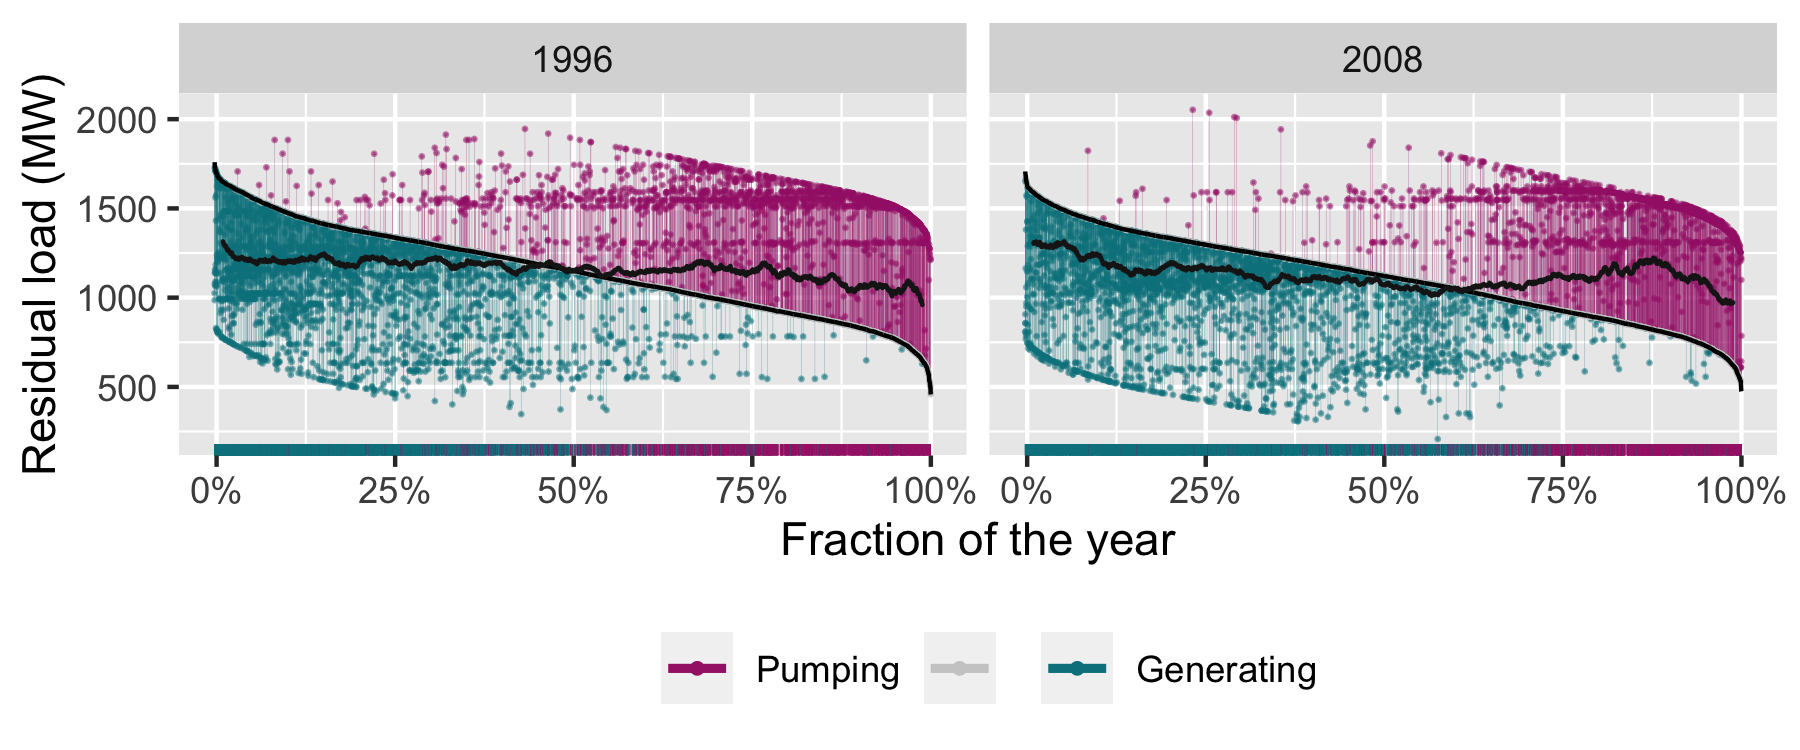

Reproduce this figure in R.
# This code has been used to generate the figures in the following report:
# De Felice, M., Busch, S., Kanellopoulos, K., Kavvadias, K. and Hidalgo Gonzalez, I.,
# Power system flexibility in a variable climate,
# ISBN 978-92-76-18183-5 (online), doi:10.2760/75312 (online)
# This code is released under Creative Commons Attribution 4.0 International (CC BY 4.0) licence
# (https://creativecommons.org/licenses/by/4.0/).

library(tidyverse)

toplot <- read_csv("data_figure32.csv")

g <- ggplot(toplot, aes(x = xid, y = rl)) +
  geom_segment(
    aes(x = xid, xend = xid, y = rl, yend = rl - pump_net, color = as.factor(sign(pump_net))),
    alpha = 0.5, size = 0.05
  ) +
  geom_point(
    aes(x = xid, y = rl - pump_net, color = as.factor(sign(pump_net))),
    size = 0.1, alpha = 0.5
  ) +
  geom_line() +
  geom_line(
    data = toplot %>%
      group_by(id) %>% arrange(-rrl) %>%
      mutate(out = zoo::rollmean(rl - pump_net, k = 200, fill = NA)),
    aes(x = xid, y = out), color = "grey10"
  ) +
  facet_wrap(~id) +
  scale_color_manual(
    values = c("#a52576", "grey80", "#00818d"),
    labels = c("Pumping", "", "Generating"),
    name = ""
  ) +
  scale_x_continuous(labels = scales::percent) +
  xlab("Fraction of the year") +
  ylab("Residual load (MW)") +
  theme(legend.position = "bottom") +
  guides(color = guide_legend(override.aes = list(size = 1, alpha = 1))) +
  geom_rug(
    data = toplot %>% filter(pump_net != 0),
    aes(color = as.factor(sign(pump_net))), sides = "b", size = 0.1
  )

ggsave("figure32.png", width = 6, height = 2.5)
